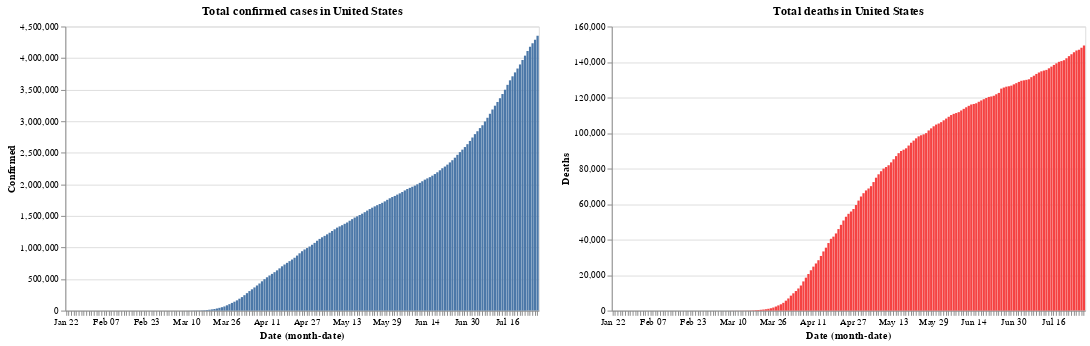

The cell this chart's notebook holds for it:
### Code cell
red = alt.value("#f54242")
green = alt.value('green')
purple = alt.value('purple')
orange = alt.value('orange')

base.encode(y='Confirmed').properties(title='Total confirmed cases in United States')|base.encode(y='Deaths', color=red).properties(title='Total deaths in United States')

### Figure 1 — Vega-Lite specification as saved in the notebook (floating-point values rounded to 4 significant figures; data arrays with more than 128 entries replaced by an {"elided": "..."} marker saying what was removed)
{"config": {"view": {"continuousWidth": 400, "continuousHeight": 300}}, "hconcat": [{"mark": "bar", "encoding": {"x": {"type": "ordinal", "field": "Date", "timeUnit": "monthdate"}, "y": {"type": "quantitative", "field": "Confirmed"}}, "title": "Total confirmed cases in United States", "width": 500}, {"mark": "bar", "encoding": {"color": {"value": "#f54242"}, "x": {"type": "ordinal", "field": "Date", "timeUnit": "monthdate"}, "y": {"type": "quantitative", "field": "Deaths"}}, "title": "Total deaths in United States", "width": 500}], "data": {"name": "data-1c93f364d46a9391c61dbc4c2e747aae"}, "$schema": "https://vega.github.io/schema/vega-lite/v4.8.1.json", "datasets": {"data-1c93f364d46a9391c61dbc4c2e747aae": {"elided": "189 records"}}}
